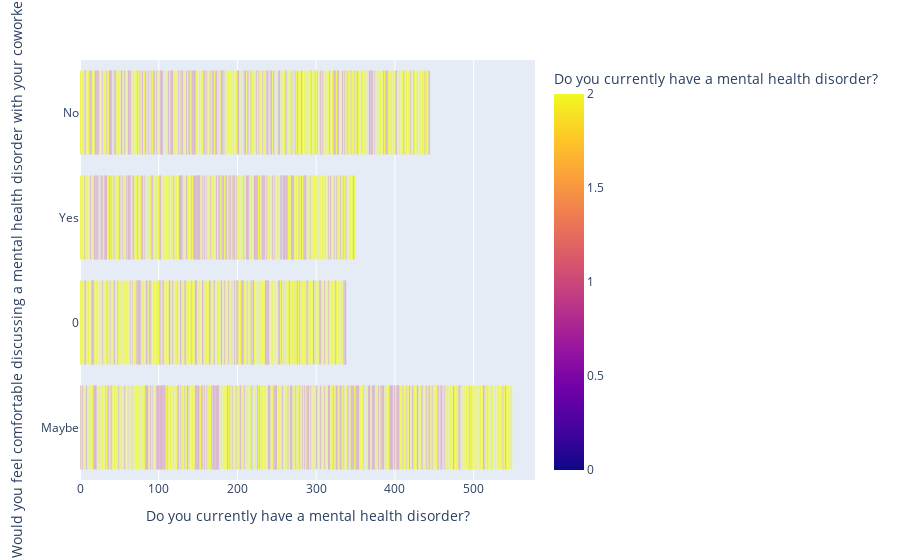

The notebook cell saved with this chart:
### Code cell
fig = px.bar(
    data,
    x="Do you currently have a mental health disorder?",
    y=
    "Would you feel comfortable discussing a mental health disorder with your coworkers?",
    orientation='h',
    color="Do you currently have a mental health disorder?")
fig.show()

### Figure 1 — Plotly figure (JSON) as saved in the notebook; plotly's stock layout.template omitted (floating-point values rounded to 4 significant figures; data arrays with more than 128 entries replaced by an {"elided": "..."} marker saying what was removed)
{"data": [{"alignmentgroup": "True", "hoverlabel": {"namelength": 0}, "hovertemplate": "Do you currently have a mental health disorder?=%{marker.color}<br>Would you feel comfortable discussing a mental health disorder with your coworkers?=%{y}", "legendgroup": "", "marker": {"color": {"elided": "1433 int values"}, "coloraxis": "coloraxis"}, "name": "", "offsetgroup": "", "orientation": "h", "showlegend": false, "textposition": "auto", "type": "bar", "x": {"elided": "1433 int values"}, "xaxis": "x", "y": {"elided": "1433 mixed values"}, "yaxis": "y"}], "layout": {"barmode": "relative", "coloraxis": {"colorbar": {"title": {"text": "Do you currently have a mental health disorder?"}}, "colorscale": [[0, "#0d0887"], [0.1111, "#46039f"], [0.2222, "#7201a8"], [0.3333, "#9c179e"], [0.4444, "#bd3786"], [0.5556, "#d8576b"], [0.6667, "#ed7953"], [0.7778, "#fb9f3a"], [0.8889, "#fdca26"], [1, "#f0f921"]]}, "legend": {"tracegroupgap": 0}, "margin": {"t": 60}, "xaxis": {"anchor": "y", "domain": [0, 1], "title": {"text": "Do you currently have a mental health disorder?"}}, "yaxis": {"anchor": "x", "domain": [0, 1], "title": {"text": "Would you feel comfortable discussing a mental health disorder with your coworkers?"}}}}
